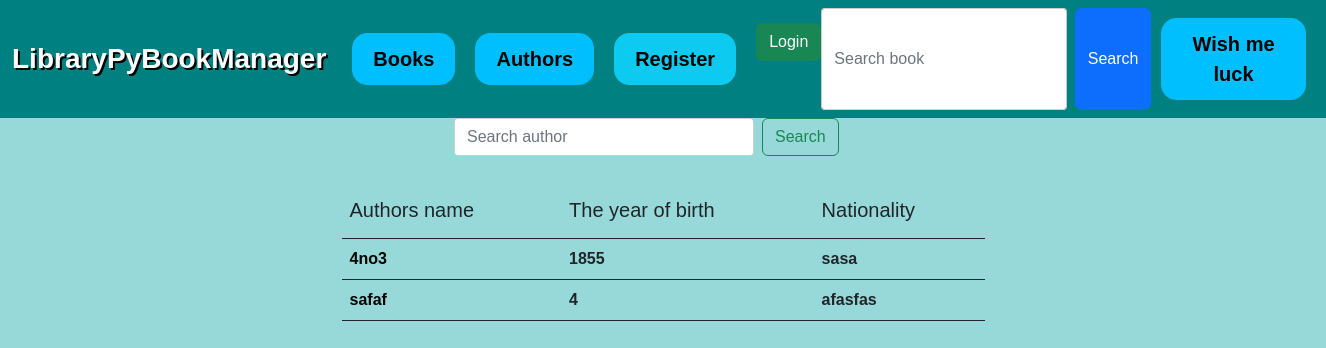
The app's page /library/authors, older data.
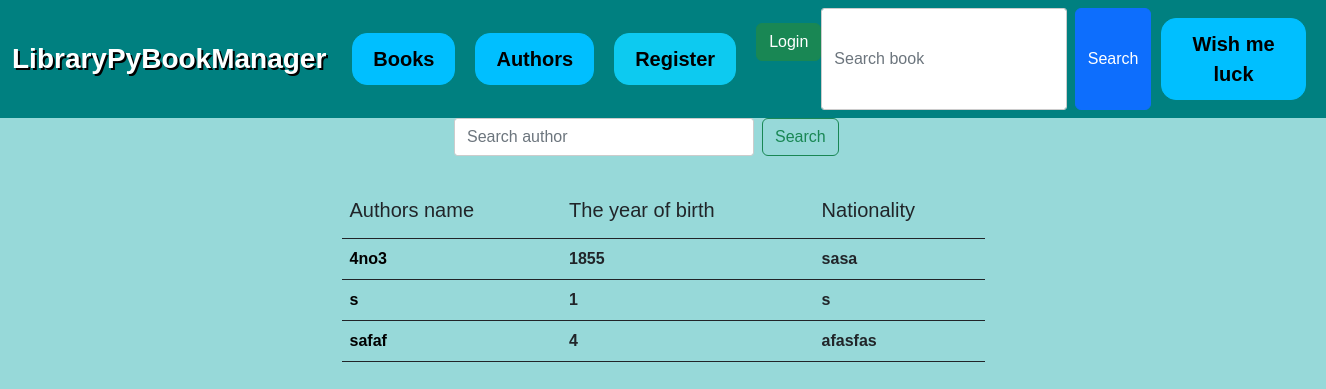
The same page, newer data.
### base/models.py (models this page shows, shortened)
class Author(models.Model):
    name = models.CharField(max_length=100)
    books = models.ManyToManyField('Ebook', related_name='authors')
    birth_year = models.IntegerField()  # Author's birth year
    nationality = models.CharField(max_length=64)  # Author's nationality

### base/views.py (the view)
# urls.py: path('authors', views.display_authors, name='display_authors'),
def display_authors(request):
    if request.method == "POST":
        search = request.POST.get('searchedauthor')
        author_list = Author.objects.filter(name__contains=search)
        authors_dict = {'author_records': author_list}
        return render(request, 'base/authors.html', context=authors_dict)
    elif request.method == "GET":
        author_list = Author.objects.order_by('name')
        authors_dict = {'author_records': author_list}
        return render(request, 'base/authors.html', context=authors_dict)

### base/templates/base/authors.html (shortened to what this page needs)
{% extends 'base/base.html' %}
{% block body_block %}
    <div class="container-fluid">
        <div class="row">
            <form class="d-flex col-md-4 offset-md-4" role="search" method="post">
                <input class="form-control me-2" type="search" placeholder="Search author" aria-label="Search" name="searchedauthor">
                <button class="btn btn-outline-success" type="submit">Search</button>
            </form>
        </div>
    </div>
    <br>
    <div class="center">
        {% if author_records %}
            <table class="table border-dark table-hover background-table">
                <thead>
                    <th scope="col"><h5>Authors name</h5></th>
                    <th scope="col"><h5>The year of birth</h5></th>
                    <th scope="col"><h5>Nationality</h5></th>
                </thead>
                <tbody>
                {% for author in author_records %}
                    <tr>
                        <td><b><a href="{% url 'base:author_profile' author.name %}">{{ author.name }}</a></b></td>
                        <td><b>{{ author.birth_year }}</b></td>
                        <td><b>{{ author.nationality }}</b></td>
                    </tr>
                {% endfor %}
                </tbody>
            </table>
        {% else %}
        <p>No authors are currently in the database</p>
        {% endif %}
    </div>
{% endblock %}

Row changes from the older to the newer data that the page shows:
added Author: name "s", birth_year "1", nationality "s"
